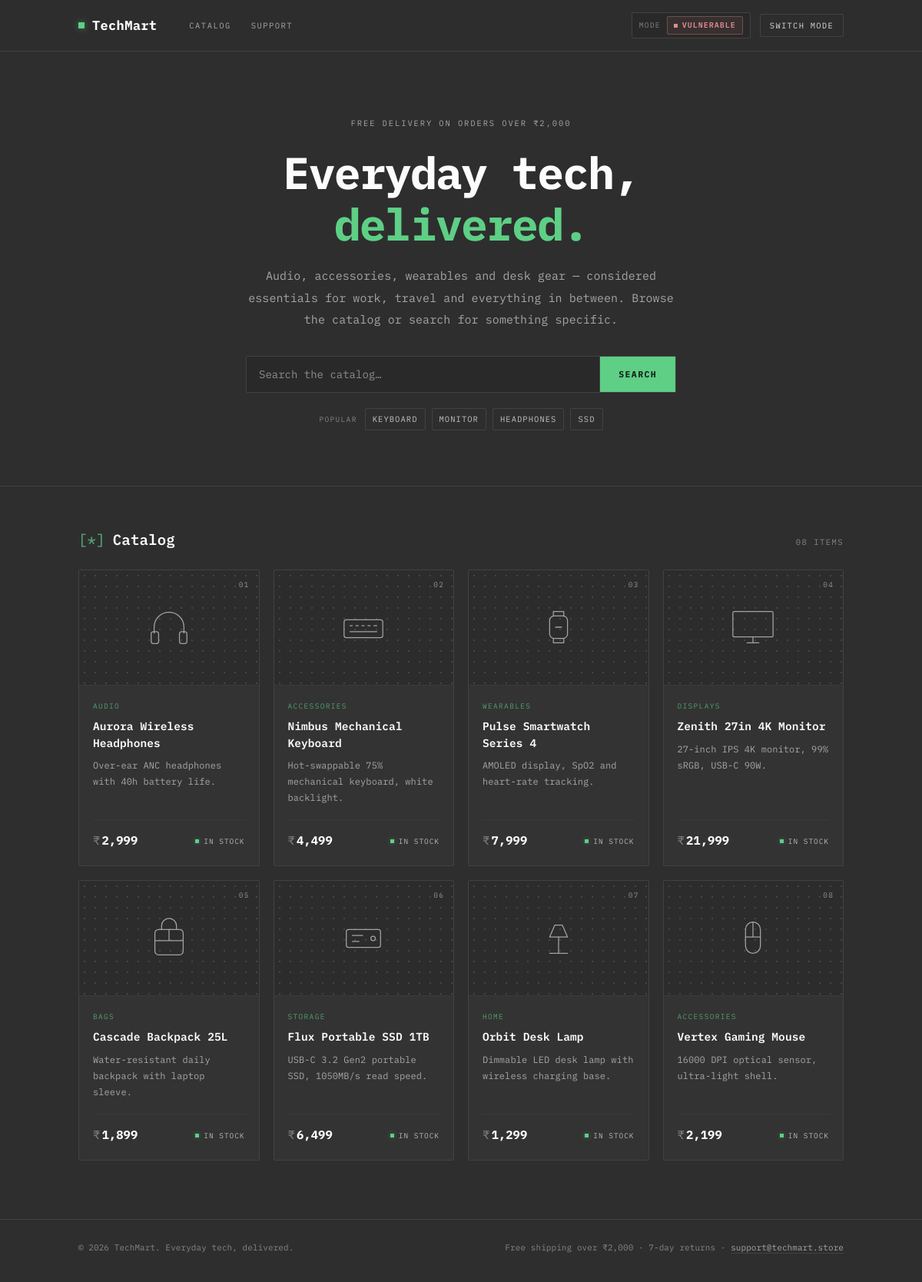
The page / on the database its author committed.
### tables this page shows
CREATE TABLE products (
            id INTEGER PRIMARY KEY,
            name TEXT NOT NULL,
            category TEXT NOT NULL,
            price REAL NOT NULL,
            description TEXT NOT NULL
        );

### app.py (the view)
@app.route("/")
def index():
    db = get_db()
    products = db.execute("SELECT * FROM products").fetchall()
    return render_template("index.html", products=products, mode=STATE["mode"])

### app.py (called while the page is built)
def get_db():
    db = getattr(g, "_database", None)
    if db is None:
        db = g._database = sqlite3.connect(DB_PATH)
        db.row_factory = sqlite3.Row
    return db

### templates/index.html (shortened to what this page needs)
<!DOCTYPE html>
<html lang="en">
<head>
<link rel="stylesheet" href="{{ url_for('static', filename='css/style.css') }}">
</head>
<body>
{% macro product_icon(category, name) -%}
  {% if category == 'Audio' %}
    <svg viewBox="0 0 64 64" fill="none" stroke-width="1.3" stroke-linecap="round" stroke-linejoin="round" aria-hidden="true">
      <path d="M12 40v-8a20 20 0 0 1 40 0v8"/>
      <rect x="8" y="38" width="10" height="16" rx="3"/>
      <rect x="46" y="38" width="10" height="16" rx="3"/>
    </svg>
  {% elif category == 'Wearables' %}
    <svg viewBox="0 0 64 64" fill="none" stroke-width="1.3" stroke-linecap="round" stroke-linejoin="round" aria-hidden="true">
      <rect x="20" y="17" width="24" height="30" rx="6"/>
      <path d="M25 17v-6h14v6M25 47v6h14v-6M28 32h8"/>
    </svg>
  {% elif category == 'Displays' %}
    <svg viewBox="0 0 64 64" fill="none" stroke-width="1.3" stroke-linecap="round" stroke-linejoin="round" aria-hidden="true">
      <rect x="5" y="11" width="54" height="34" rx="2"/>
      <path d="M24 53h16M32 45v8"/>
    </svg>
  {% elif category == 'Bags' %}
    <svg viewBox="0 0 64 64" fill="none" stroke-width="1.3" stroke-linecap="round" stroke-linejoin="round" aria-hidden="true">
      <path d="M22 20v-5a10 10 0 0 1 20 0v5"/>
      <rect x="13" y="20" width="38" height="34" rx="5"/>
      <path d="M13 35h38M32 20v15"/>
    </svg>
  {% elif category == 'Storage' %}
    <svg viewBox="0 0 64 64" fill="none" stroke-width="1.3" stroke-linecap="round" stroke-linejoin="round" aria-hidden="true">
      <rect x="9" y="20" width="46" height="24" rx="3"/>
      <circle cx="45" cy="32" r="3"/>
      <path d="M17 28h14M17 36h9"/>
    </svg>
  {% elif category == 'Home' %}
    <svg viewBox="0 0 64 64" fill="none" stroke-width="1.3" stroke-linecap="round" stroke-linejoin="round" aria-hidden="true">
      <path d="M32 52V30"/>
      <path d="M20 30h24l-7-16H27z"/>
      <path d="M20 52h24"/>
    </svg>
  {% elif category == 'Accessories' and 'Mouse' in name %}
    <svg viewBox="0 0 64 64" fill="none" stroke-width="1.3" stroke-linecap="round" stroke-linejoin="round" aria-hidden="true">
      <rect x="22" y="10" width="20" height="42" rx="10"/>
      <path d="M32 10v20M22 30h20"/>
    </svg>
  {% elif category == 'Accessories' %}
    <svg viewBox="0 0 64 64" fill="none" stroke-width="1.3" stroke-linecap="round" stroke-linejoin="round" aria-hidden="true">
      <rect x="6" y="22" width="52" height="24" rx="3"/>
      <path d="M14 30h3M22 30h3M30 30h3M38 30h3M46 30h4M14 38h36"/>
    </svg>
  {% else %}
    <svg viewBox="0 0 64 64" fill="none" stroke-width="1.3" stroke-linecap="round" stroke-linejoin="round" aria-hidden="true">
      <path d="M10 22 32 11l22 11v22L32 55 10 44z"/>
      <path d="M10 22l22 11 22-11M32 33v22"/>
    </svg>
  {% endif %}
{%- endmacro %}
  <nav class="navbar">
    <div class="wrap nav-inner">
      <a href="/" class="brand"><span class="dot"></span>TechMart</a>
      <div class="nav-links">
        <a href="#catalog">Catalog</a>
        <a href="#support">Support</a>
      </div>
      <div class="nav-right">
        <div class="mode-pill">
          <span class="label">mode</span>
          <span class="mode-value {{ mode }}">{{ mode.upper() }}</span>
        </div>
        <button class="toggle-btn" id="toggle-mode-btn">Switch mode</button>
      </div>
    </div>
  </nav>
  <header class="hero">
    <div class="wrap hero-inner">
      <div class="eyebrow">Free delivery on orders over ₹2,000</div>
      <h1>Everyday tech, <span>delivered.</span></h1>
      <p>
        Audio, accessories, wearables and desk gear — considered essentials for
        work, travel and everything in between. Browse the catalog or search for
        something specific.
      </p>
      <form class="search-box" action="/search" method="get">
        <input id="q" type="text" name="q" placeholder="Search the catalog…" autocomplete="off">
        <button type="submit">Search</button>
      </form>
      <div class="chips">
        <span class="chip-label">Popular</span>
        <a class="chip" href="/search?q=keyboard">Keyboard</a>
        <a class="chip" href="/search?q=monitor">Monitor</a>
        <a class="chip" href="/search?q=headphones">Headphones</a>
        <a class="chip" href="/search?q=SSD">SSD</a>
      </div>
    </div>
  </header>
  <section class="catalog" id="catalog">
    <div class="wrap">
      <div class="section-head">
        <h2><span class="idx">[*]</span>Catalog</h2>
        <span class="section-count">{{ "%02d"|format(products|length) }} items</span>
      </div>
      <div class="grid">
        {% for p in products %}
        <article class="card">
          <div class="thumb">
            {{ product_icon(p['category'], p['name']) }}
            <span class="card-id">{{ "%02d"|format(p['id']) }}</span>
          </div>
          <div class="card-body">
            <div class="card-cat">{{ p['category'] }}</div>
            <h3>{{ p['name'] }}</h3>
            <p class="card-desc">{{ p['description'] }}</p>
            <div class="card-foot">
              <div class="price"><span class="cur">₹</span>{{ "{:,}".format(p['price']|int) }}</div>
              <div class="stock"><span class="stock-dot"></span>in stock</div>
            </div>
          </div>
        </article>
        {% endfor %}
      </div>
    </div>
  </section>
  <footer class="site-footer" id="support">
    <div class="wrap">
      <span>© 2026 TechMart. Everyday tech, delivered.</span>
      <span>Free shipping over ₹2,000 · 7-day returns · <a href="mailto:support@techmart.store">support@techmart.store</a></span>
    </div>
  </footer>
</body>
</html>

### rows shown on the page
products: id "01", category "AUDIO", name "Aurora Wireless Headphones", description "Over-ear ANC headphones with 40h battery life.", price "2,999"
products: id "02", category "ACCESSORIES", name "Nimbus Mechanical Keyboard", description "Hot-swappable 75% mechanical keyboard, white backlight.", price "4,499"
products: id "03", category "WEARABLES", name "Pulse Smartwatch Series 4", description "AMOLED display, SpO2 and heart-rate tracking.", price "7,999"
products: id "04", category "DISPLAYS", name "Zenith 27in 4K Monitor", description "27-inch IPS 4K monitor, 99% sRGB, USB-C 90W.", price "21,999"
products: id "05", category "BAGS", name "Cascade Backpack 25L", description "Water-resistant daily backpack with laptop sleeve.", price "1,899"
products: id "06", category "STORAGE", name "Flux Portable SSD 1TB", description "USB-C 3.2 Gen2 portable SSD, 1050MB/s read speed.", price "6,499"
products: id "07", category "HOME", name "Orbit Desk Lamp", description "Dimmable LED desk lamp with wireless charging base.", price "1,299"
products: id "08", category "ACCESSORIES", name "Vertex Gaming Mouse", description "16000 DPI optical sensor, ultra-light shell.", price "2,199"

### other values the page prints
{{ mode.upper() }} "VULNERABLE"
{{ "%02d"|format(products|length) }} "08"
